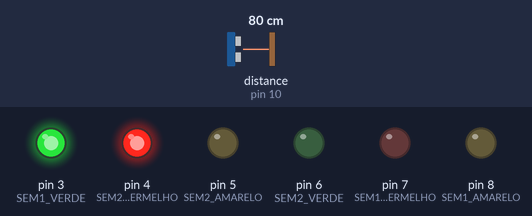
Bench run of a sketch on a simulated Arduino Uno, built with avr-gcc and run on an emulated ATmega328P. Shown: output pins drawn as LEDs (lit = HIGH). Wiring (inferred from the names in the program): ultrasonic range finder: trigger pin 9; echo pin 10. Inputs (shaded band) come from the test bench; at power-on: distance to the obstacle (sensor on pin 10) 80 cm. The echo pulse lasts 58.3 µs per cm; pins used as bus, display or sensor lines are not drawn.

Above: at 15.1 s.
15.2 s: distance to the obstacle (sensor on pin 10) set to 13 cm
At 20.5 s:
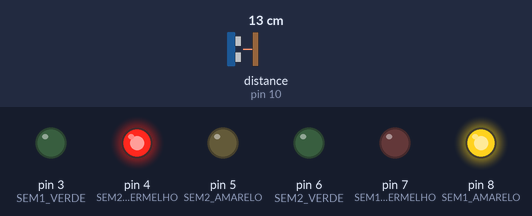
21.5 s: distance to the obstacle (sensor on pin 10) set to 10 cm
At 23.7 s:
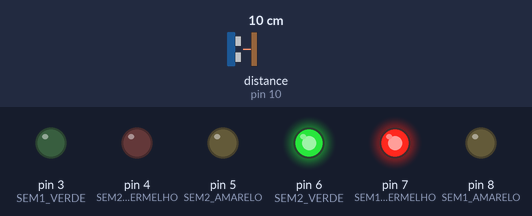
26.5 s: distance to the obstacle (sensor on pin 10) set to 18 cm
At 28.7 s:
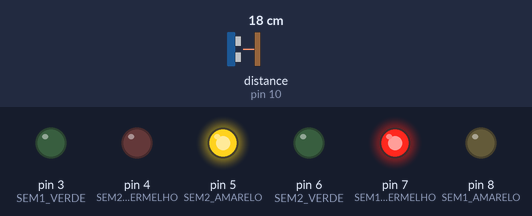
Timing chart, 0 to 39.0 s (numbered marks = the images above; inputs shaded):
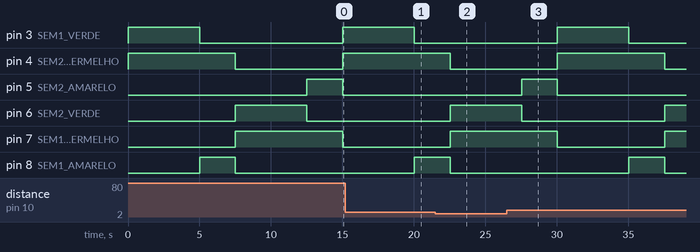

Measured:
- the behaviour switches between 12 and 11 cm on distance to the obstacle (sensor on pin 10) (found by bisection; images 1 and 2)
- after the input at 26.5 s, pin 3 (SEM1_VERDE): LOW → HIGH after 3.5 s, → LOW 5.0 s later; pin 4 (SEM2_VERMELHO): LOW → HIGH after 3.5 s, → LOW 7.5 s later; pin 5 (SEM2_AMARELO): LOW → HIGH after 1.0 s, → LOW 2.5 s later; pin 6 (SEM2_VERDE): HIGH → LOW after 1.0 s, → HIGH 10.0 s later; pin 7 (SEM1_VERMELHO): HIGH → LOW after 3.5 s, → HIGH 7.5 s later

The sketch:

semaforos_2.ino
```cpp
// Definição dos pinos do semáforo
const int SEM1_VERMELHO = 7;
const int SEM1_AMARELO = 8;
const int SEM1_VERDE = 3;
const int SEM2_VERMELHO = 4;
const int SEM2_AMARELO = 5;
const int SEM2_VERDE = 6;

// Definição dos pinos do sensor ultrassônico
const int TRIG_PIN = 9; // Pino TRIG do sensor
const int ECHO_PIN = 10; // Pino ECHO do sensor

// Tempos de transição (em milissegundos)
const int TEMPO_VERDE = 5000;
const int TEMPO_AMARELO = 2500;

// Distância mínima para detecção de presença (em centímetros)
const int DISTANCIA_DETECCAO = 10;

// Variável para controlar o estado atual
int estadoAtual = 1;

void setup() {
  // Configurar todos os pinos como saída
  pinMode(SEM1_VERMELHO, OUTPUT);
  pinMode(SEM1_AMARELO, OUTPUT);
  pinMode(SEM1_VERDE, OUTPUT);
  pinMode(SEM2_VERMELHO, OUTPUT);
  pinMode(SEM2_AMARELO, OUTPUT);
  pinMode(SEM2_VERDE, OUTPUT);

  // Configurar os pinos do sensor ultrassônico
  pinMode(TRIG_PIN, OUTPUT);
  pinMode(ECHO_PIN, INPUT);

  // Inicializar a comunicação serial (opcional, para depuração)
  Serial.begin(9600);
}

void loop() {
  // Verificar a distância medida pelo sensor ultrassônico
  int distancia = medirDistancia();

  // Se a distância for menor ou igual à distância de detecção, mudar para o estado 3
  if (distancia > 0 && distancia <= DISTANCIA_DETECCAO) {
    estadoAtual = 3;
  }

  // Lógica do semáforo
  switch (estadoAtual) {
    case 1:
      // Semáforo 1 Verde, Semáforo 2 Vermelho
      digitalWrite(SEM1_VERDE, HIGH);
      digitalWrite(SEM2_VERMELHO, HIGH);
      digitalWrite(SEM1_VERMELHO, LOW);
      digitalWrite(SEM1_AMARELO, LOW);
      digitalWrite(SEM2_VERDE, LOW);
      digitalWrite(SEM2_AMARELO, LOW);
      delay(TEMPO_VERDE);
      estadoAtual = 2;
      break;

    case 2:
      // Semáforo 1 Amarelo, Semáforo 2 Vermelho
      digitalWrite(SEM1_AMARELO, HIGH);
      digitalWrite(SEM2_VERMELHO, HIGH);
      digitalWrite(SEM1_VERDE, LOW);
      digitalWrite(SEM1_VERMELHO, LOW);
      digitalWrite(SEM2_VERDE, LOW);
      digitalWrite(SEM2_AMARELO, LOW);
      delay(TEMPO_AMARELO);
      estadoAtual = 3;
      break;

    case 3:
      // Semáforo 1 Vermelho, Semáforo 2 Verde
      digitalWrite(SEM1_VERMELHO, HIGH);
      digitalWrite(SEM2_VERDE, HIGH);
      digitalWrite(SEM1_VERDE, LOW);
      digitalWrite(SEM1_AMARELO, LOW);
      digitalWrite(SEM2_VERMELHO, LOW);
      digitalWrite(SEM2_AMARELO, LOW);
      delay(TEMPO_VERDE);
      estadoAtual = 4;
      break;

    case 4:
      // Semáforo 1 Vermelho, Semáforo 2 Amarelo
      digitalWrite(SEM1_VERMELHO, HIGH);
      digitalWrite(SEM2_AMARELO, HIGH);
      digitalWrite(SEM1_VERDE, LOW);
      digitalWrite(SEM1_AMARELO, LOW);
      digitalWrite(SEM2_VERDE, LOW);
      digitalWrite(SEM2_VERMELHO, LOW);
      delay(TEMPO_AMARELO);
      estadoAtual = 1;
      break;
  }
}

// Função para medir a distância com o sensor ultrassônico
int medirDistancia() {
  // Enviar um pulso de 10 microsegundos no pino TRIG
  digitalWrite(TRIG_PIN, LOW);
  delayMicroseconds(2);
  digitalWrite(TRIG_PIN, HIGH);
  delayMicroseconds(10);
  digitalWrite(TRIG_PIN, LOW);

  // Medir o tempo de retorno do pulso no pino ECHO
  long duracao = pulseIn(ECHO_PIN, HIGH);

  // Calcular a distância em centímetros (velocidade do som: 343 m/s)
  int distancia = duracao * 0.034 / 2;

  return distancia; // Retorna a distância medida
}
```
